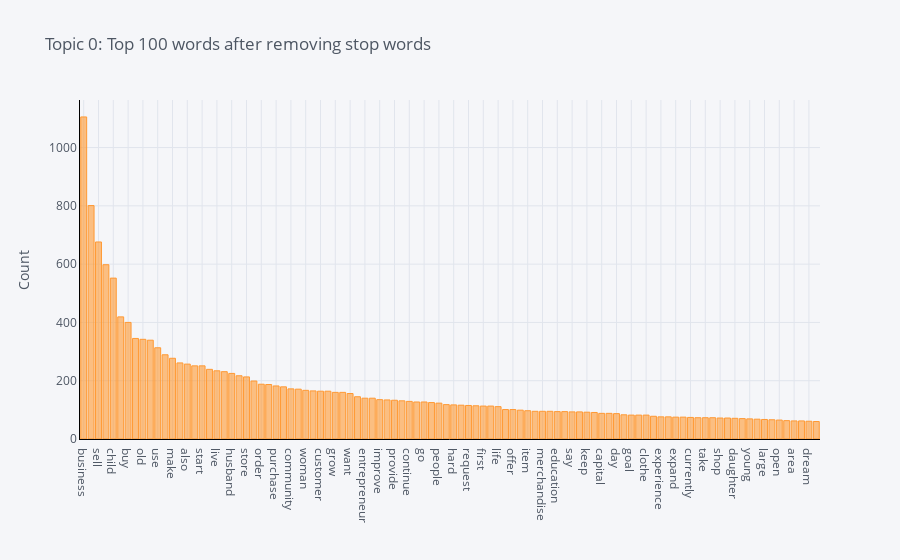

The notebook cell saved with this chart:
### Markdown cell above
# モデルプロット

### Code cell
# コーパス全体の頻度分布
plot_model(lda_model)

### Figure 1 — Plotly figure (JSON) as saved in the notebook; plotly's stock layout.template omitted (floating-point values rounded to 4 significant figures)
{"data": [{"marker": {"color": "rgba(255, 153, 51, 0.6)", "line": {"color": "rgba(255, 153, 51, 1.0)", "width": 1}}, "name": "count", "orientation": "v", "text": "", "type": "bar", "x": ["business", "loan", "sell", "year", "child", "work", "buy", "help", "old", "product", "use", "family", "make", "small", "also", "able", "start", "home", "live", "good", "husband", "well", "store", "hope", "order", "school", "purchase", "clothing", "community", "increase", "woman", "new", "customer", "need", "grow", "invest", "want", "income", "entrepreneur", "client", "improve", "money", "provide", "support", "continue", "run", "go", "ago", "people", "house", "hard", "sale", "request", "mother", "first", "time", "life", "allow", "offer", "begin", "item", "operate", "merchandise", "food", "education", "receive", "say", "wife", "keep", "group", "capital", "plan", "day", "give", "goal", "profit", "clothe", "son", "experience", "market", "expand", "second", "currently", "would", "take", "supply", "shop", "age", "daughter", "get", "young", "service", "large", "enough", "open", "shoe", "area", "part", "dream", "demand"], "y": [1105, 801, 676, 598, 552, 419, 400, 345, 342, 339, 313, 289, 277, 261, 257, 251, 251, 239, 234, 231, 225, 217, 213, 199, 188, 187, 182, 179, 172, 171, 167, 165, 164, 164, 160, 160, 156, 145, 140, 140, 135, 134, 133, 131, 129, 127, 127, 125, 123, 118, 117, 116, 115, 114, 113, 113, 111, 101, 101, 99, 97, 95, 95, 95, 94, 94, 93, 93, 92, 91, 88, 88, 87, 83, 82, 82, 82, 78, 76, 76, 75, 75, 74, 73, 73, 73, 72, 72, 71, 70, 69, 68, 67, 66, 65, 63, 62, 62, 61, 60]}], "layout": {"legend": {"bgcolor": "#F5F6F9", "font": {"color": "#4D5663"}}, "paper_bgcolor": "#F5F6F9", "plot_bgcolor": "#F5F6F9", "title": {"font": {"color": "#4D5663"}, "text": "Topic 0: Top 100 words after removing stop words"}, "xaxis": {"gridcolor": "#E1E5ED", "linecolor": "black", "showgrid": true, "tickfont": {"color": "#4D5663"}, "title": {"font": {"color": "#4D5663"}, "text": ""}, "zerolinecolor": "#E1E5ED"}, "yaxis": {"gridcolor": "#E1E5ED", "linecolor": "black", "showgrid": true, "tickfont": {"color": "#4D5663"}, "title": {"font": {"color": "#4D5663"}, "text": "Count"}, "zerolinecolor": "#E1E5ED"}}}
